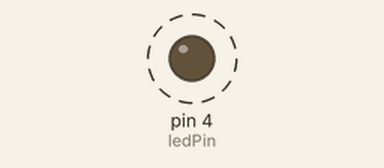
Bench run of a sketch on a simulated Arduino Uno, built with avr-gcc and run on an emulated ATmega328P. Shown: output pins drawn as LEDs (lit = HIGH). Dashed ring = blinking.

Above: at 0.5 s.
Timing chart, 0 to 4.6 s (numbered marks = the images above):
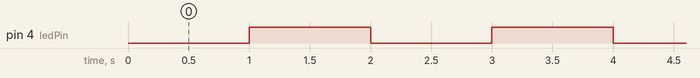

The sketch:

blink-182.ino
```cpp
/* Blink without Delay
*/
const int ledPin =  4;
int ledState = LOW;
unsigned long previousMillis = 0;
const long interval = 1000;

void setup() {
  pinMode(ledPin, OUTPUT);
}

void loop() {
  unsigned long currentMillis = millis();

  if (currentMillis - previousMillis >= interval) {
    previousMillis = currentMillis;

    ledState = digitalRead(ledPin);
    switch (ledState) {
      case LOW:
	    digitalWrite(ledPin, HIGH);
      	break;
	  case HIGH:
	    digitalWrite(ledPin, LOW);
      	break;
    }
  }
}
```

Measured:
- by itself, pin 4 (ledPin): alternates HIGH for 1.0 s and LOW for 1.0 s
